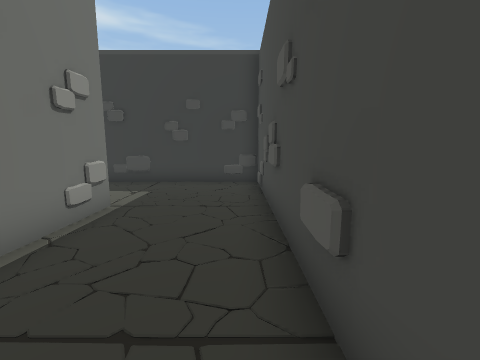
[1] (above)

24 first-person views from a walk through a 3-D level made in the Unity game engine. The camera is 1.4 m above the floor, tilts 8° down and sees 90° across. Doors are open. The floor is counted in squares, 1 m on a side. Each view is taken from the middle of a square. On the plan, view 1 faces up. The plan holds only what a view shows up to about 13 squares ahead; the rest is blank. The place goes on beyond the plan. The player character is not drawn.

[2]
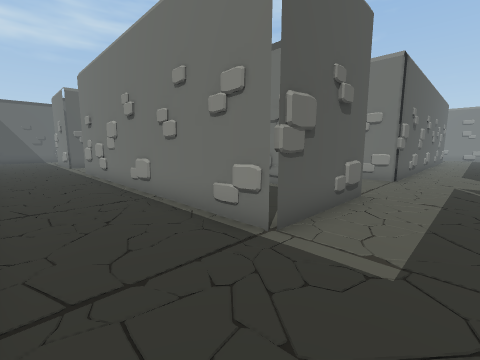

[3]
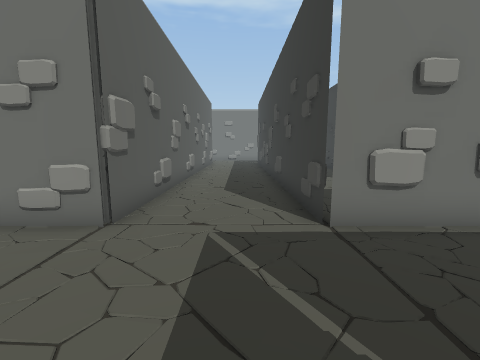

[4]
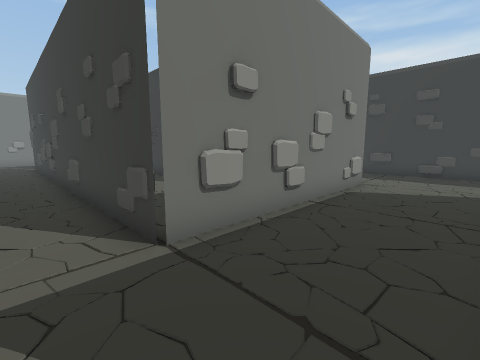

[5]
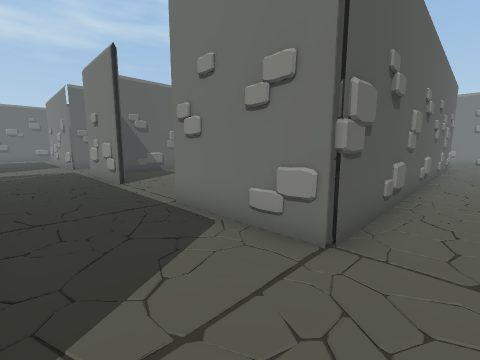

[6]
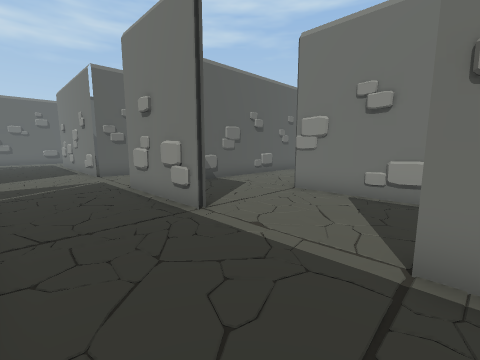

[7]
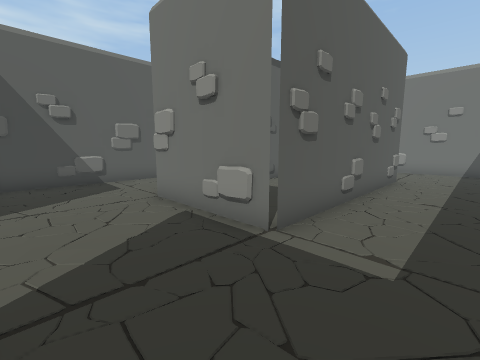

[8]
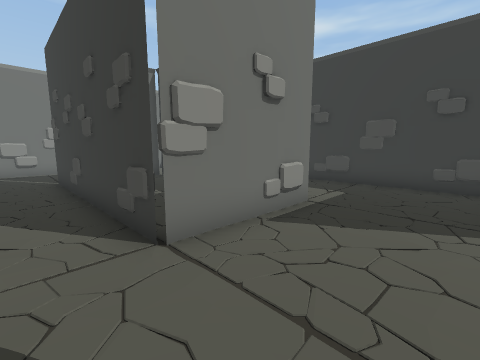

[9]
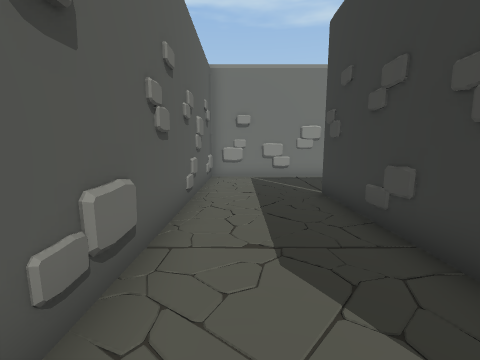

[10]
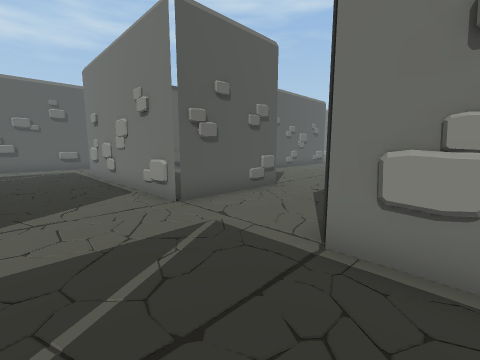

[11]
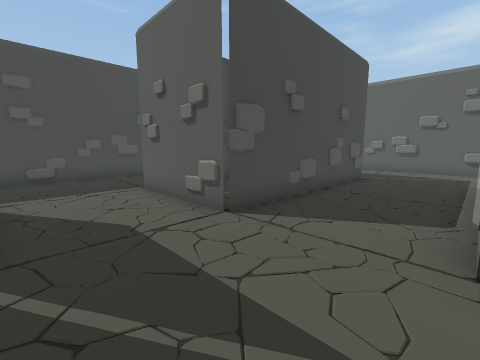

[12]
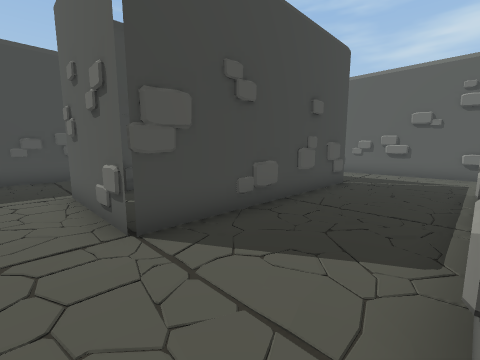

[13]
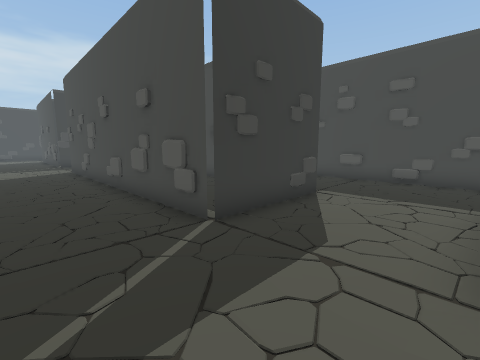

[14]
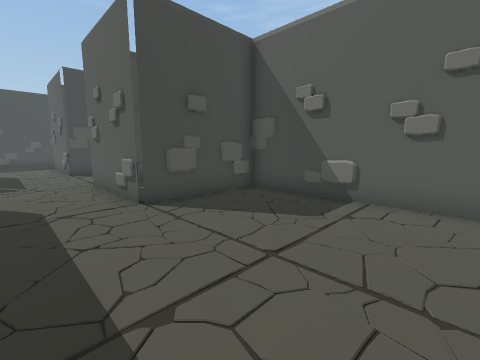

[15]
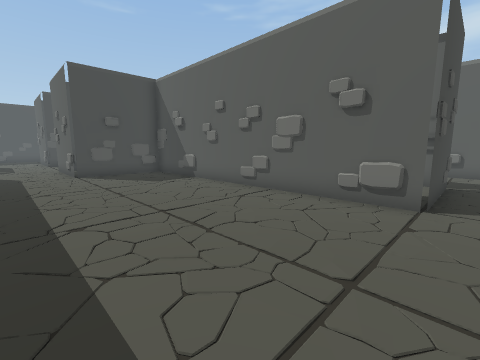

[16]
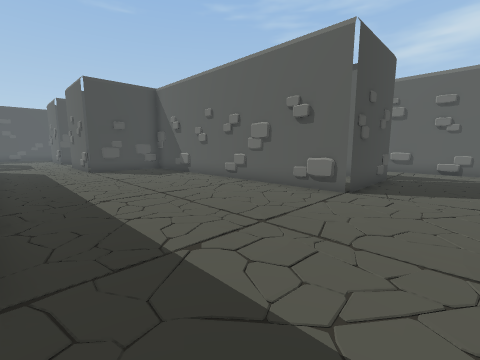

[17]
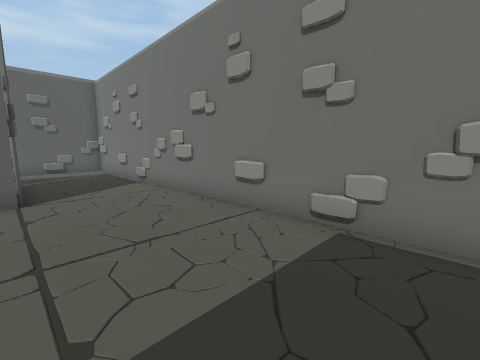

[18]
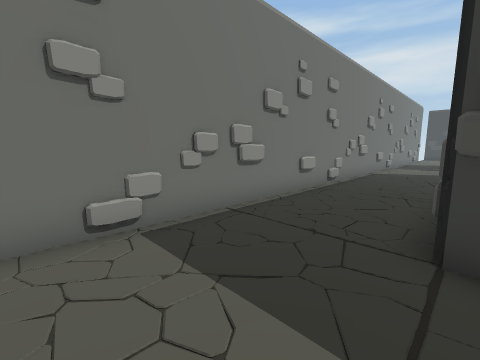

[19]
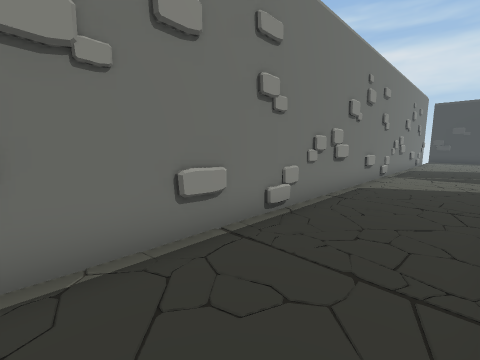

[20]
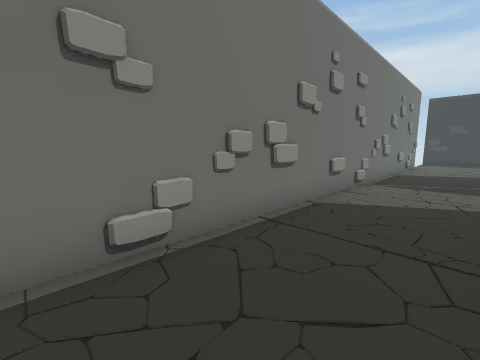

[21]
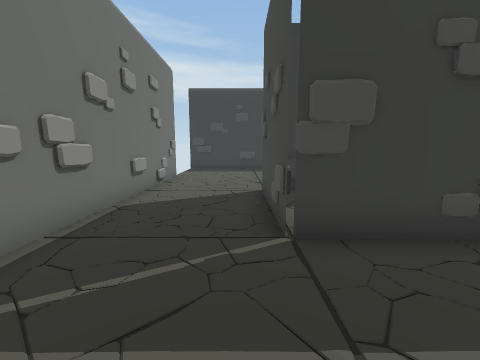

[22]
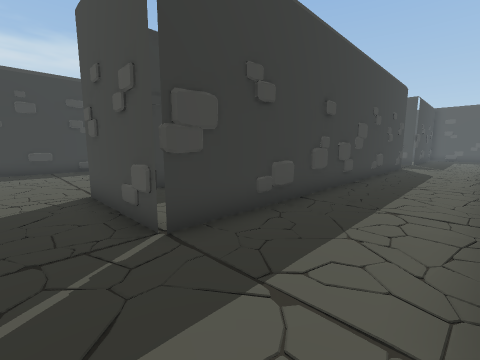

[23]
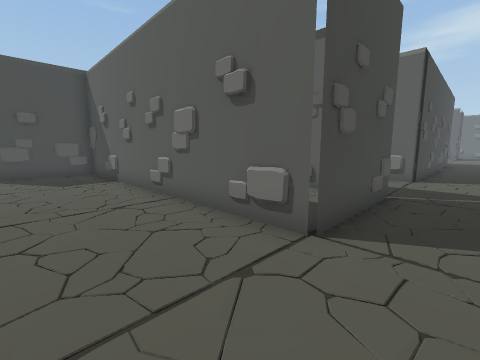

[24]
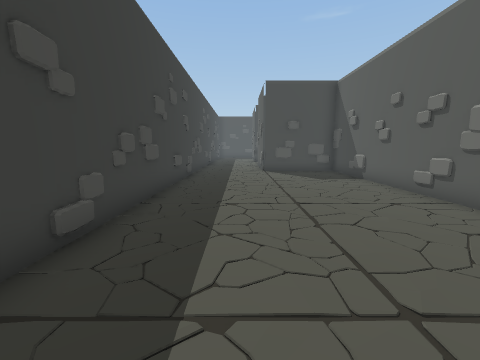

### Floor plan
Points are (right, up) in squares from view 1. A wall is a line through its corners. A room is listed if a view was taken in it or the views show most of it. See-through windows are left out.
Room 1 (views 1, 2, 3, 4, 5, 6, 7, 8, 9, 10, 11, 12, 13, 14, 15, 16, 17, 18, 19, 20, 21, 22, 23, 24)
walls: (-11.3, -2.4) (-11.3, -3); (-11.1, -2.4) (-11.1, -6.5); (-11.1, -4.8) (-11, -5.3); (-12.1, 5.5) (-11.1, 5.5) (-11, 4.7); (-11, -5) (-11.1, -5.8); (-19.3, -2.5) (-20.2, -2.7); (-11.9, 5.5) (-17.2, 5.5); (-11.1, 5.5) (-11.1, 1.5); (-7.3, 5.7) (-3.1, 5.7) (-3.1, -6.5) (-7.3, -6.5) (-7.3, 5.7); (-23.2, 1.7) (-15.1, 1.7) (-15.1, -2.5) (-23.2, -2.5); (-11.1, 9.5) (-27.3, 9.5) (-27.3, 13.7) (-15.3, 13.7) (-15.3, 17.1); (-11, 11) (-11.1, 10.2); (-11.1, 11.3) (-11, 10.8); (-3.1, 5.4) (-3, 4.7); (-27.1, -1.1) (-27.1, -6.3); (-27.3, 0.1) (-27.3, 5.7) (-11.1, 5.7); (-27.1, 4.1) (-27.1, 0.9); (-27.1, 4.2) (-27.1, 4.9); (-27.3, -4.6) (-27.3, -6.3) (-11.9, -6.3); (0.7, 0.6) (0.7, 9.5) (-5.2, 9.5); (-11.1, -14.7) (-10.8, -15.1); (-30.8, 0.8) (-31.1, 0.4); (-11.1, 17.6) (-11.1, 9.5) (-12.1, 9.3); (-31, -7) (-31.1, -7.5); (0.7, -12) (0.7, -4.5); (-26.8, -14.3) (-25.8, -14.1); (-7.3, -18.5) (-7.3, -10.3) (-3.1, -10.3); (-16, 21.5) (-29, 21.5); (-8, 21.5) (-12.4, 21.5); (-11, -22.3) (-5.7, -22.3); (-27.3, -18.5) (-27.3, -14.3) (-15.3, -14.3) (-15.3, -10.3) (-11.1, -10.3) (-11.1, -18.5); (-31.1, 17.6) (-31.1, -21.6); (-30.4, -22.3) (-26.6, -22.3)
low walls: (-15, 0.7) (-15.1, -0.2); (-15.1, 1.2) (-14.9, 0.2); (-11, 5) (-11.1, 4.1); (-31.1, -7) (-31, -8.1); (-26.8, 13.7) (-25.8, 13.9); (-31.3, -8) (-31, -8.4)

Where each view was taken, in squares from view 1:
view 1: 0 up, 0 right, facing up
view 2: 8 up, 0 right, facing down-left
view 3: 8 up, 7 left, facing left
view 4: 8 up, 8 left, facing up-left
view 5: 7 up, 8 left, facing down-left
view 6: 2 up, 8 left, facing down-left
view 7: 4 up, 12 left, facing down-left
view 8: 4 down, 12 left, facing up-left
view 9: 5 down, 16 left, facing left
view 10: 5 down, 8 left, facing down-left
view 11: 7 down, 11 left, facing down-right
view 12: 9 down, 11 left, facing down-right
view 13: 10 down, 10 left, facing up-right
view 14: 8 down, 21 left, facing down-right
view 15: 8 down, 28 left, facing down-right
view 16: 7 down, 30 left, facing down-right
view 17: 7 down, 27 left, facing down-left
view 18: 10 down, 27 left, facing up-left
view 19: 5 down, 28 left, facing up-left
view 20: 2 down, 28 left, facing up-left
view 21: 6 up, 28 left, facing up
view 22: 6 up, 29 left, facing up-right
view 23: 17 up, 29 left, facing down-right
view 24: 19 up, 29 left, facing right
